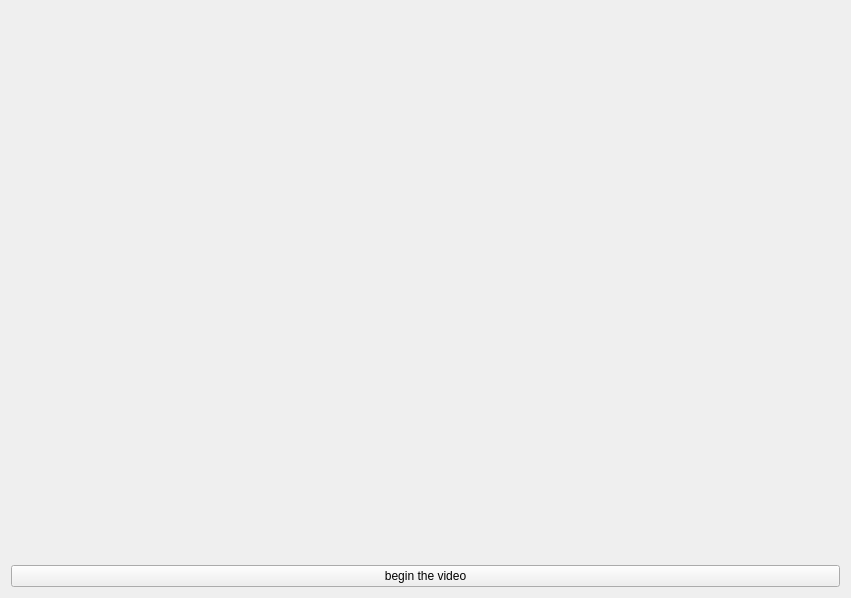
<?xml version="1.0" encoding="UTF-8"?>
<ui version="4.0">
 <class>Form</class>
 <widget class="QWidget" name="Form">
  <property name="geometry">
   <rect>
    <x>0</x>
    <y>0</y>
    <width>851</width>
    <height>598</height>
   </rect>
  </property>
  <property name="windowTitle">
   <string>Form</string>
  </property>
  <layout class="QVBoxLayout" name="verticalLayout">
   <item>
    <widget class="QWidget" name="video_widget" native="true"/>
   </item>
   <item>
    <widget class="QPushButton" name="play_button">
     <property name="text">
      <string>begin the video</string>
     </property>
    </widget>
   </item>
  </layout>
 </widget>
 <resources/>
 <connections/>
</ui>
